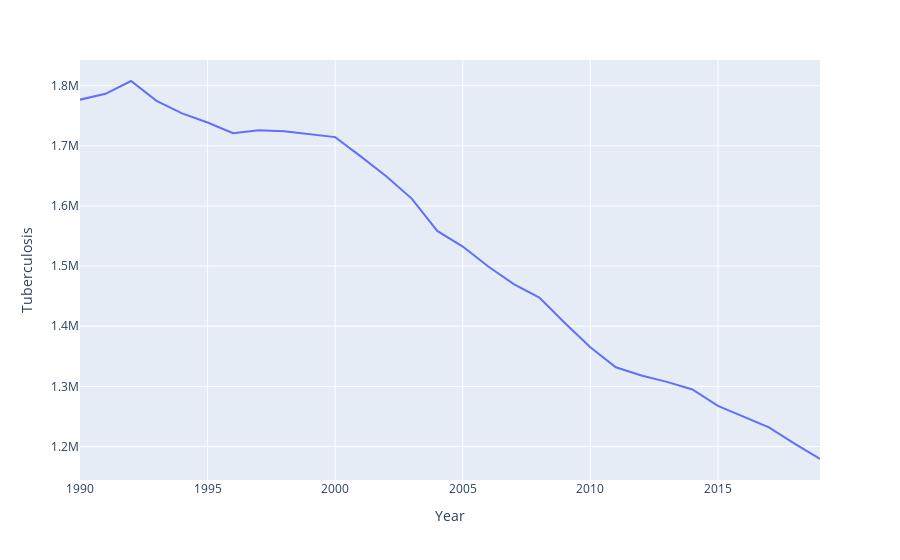

Here is the notebook cell this chart was saved with:
### Code cell
fig = px.line(data_frame=deathratesbyyear, x=deathratesbyyear.index, y="Tuberculosis")
fig.show()

### Figure 1 — Plotly figure (JSON) as saved in the notebook; plotly's stock layout.template omitted (floating-point values rounded to 4 significant figures)
{"data": [{"hovertemplate": "Year=%{x}<br>Tuberculosis=%{y}<extra></extra>", "legendgroup": "", "line": {"color": "#636efa", "dash": "solid"}, "marker": {"symbol": "circle"}, "mode": "lines", "name": "", "orientation": "v", "showlegend": false, "type": "scatter", "x": [1990, 1991, 1992, 1993, 1994, 1995, 1996, 1997, 1998, 1999, 2000, 2001, 2002, 2003, 2004, 2005, 2006, 2007, 2008, 2009, 2010, 2011, 2012, 2013, 2014, 2015, 2016, 2017, 2018, 2019], "xaxis": "x", "y": [1776727, 1786389, 1807740, 1774711, 1753811, 1738759, 1720903, 1726038, 1724307, 1719130, 1714428, 1682360, 1649490, 1612262, 1558519, 1532479, 1499369, 1470117, 1447516, 1405491, 1364942, 1331697, 1318198, 1307485, 1294816, 1267556, 1249524, 1231689, 1204916, 1179234], "yaxis": "y"}], "layout": {"legend": {"tracegroupgap": 0}, "margin": {"t": 60}, "xaxis": {"anchor": "y", "domain": [0, 1], "title": {"text": "Year"}}, "yaxis": {"anchor": "x", "domain": [0, 1], "title": {"text": "Tuberculosis"}}}}
